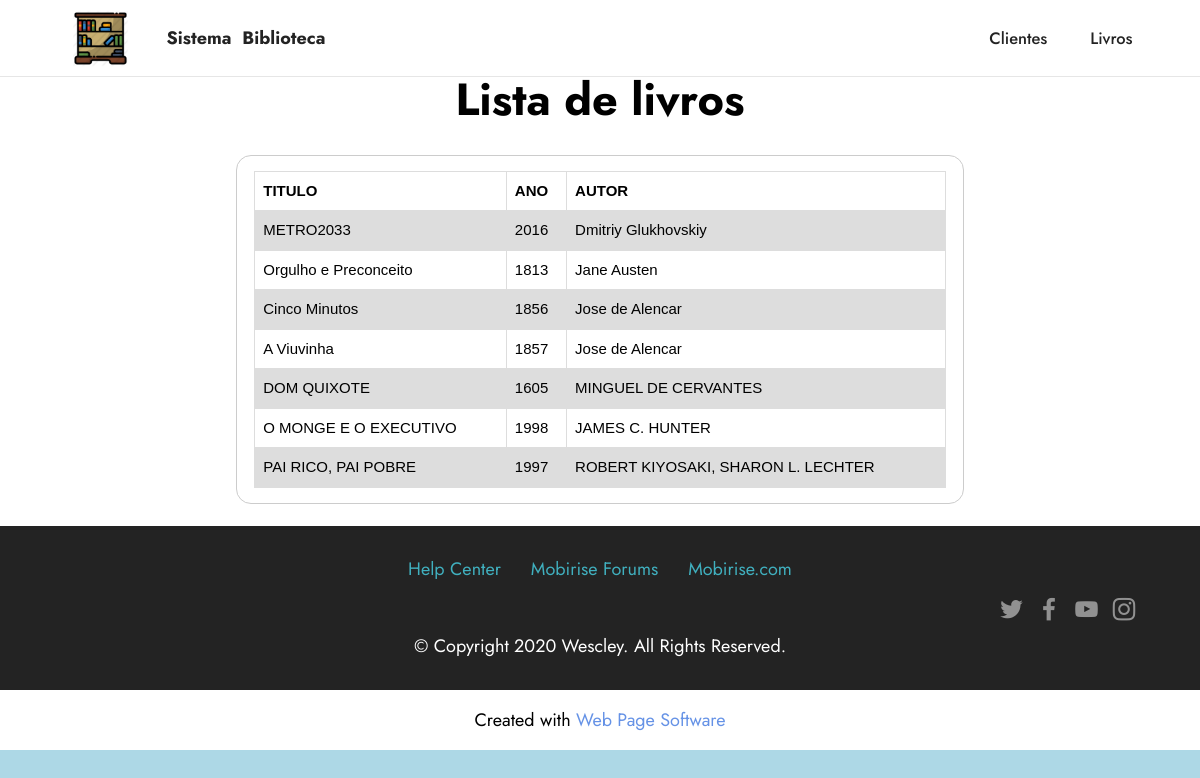
Page /lista_livros/ on the committed database.
### biblioteca/models.py (models this page shows, shortened)
class Livro(models.Model):
    titulo = models.CharField('Titulo', max_length=250)
    ano = models.IntegerField('Ano de lancamento')
    autor = models.CharField('Autor', max_length=250)

### biblioteca/views.py (the view)
# urls.py: path('lista_livros/',ListaLivro, name="lista_livros" ),
def ListaLivro(request):
    livros=Livro.objects.all()
    return render(request, 'lista_livros.html', {'livros': livros})

### templates/lista_livros.html (shortened to what this page needs)
<!DOCTYPE html>
<html  >
    <head>
    {% load static %}
    <link href="{% static "assets/bootstrap/css/bootstrap.min.css" %}" rel="stylesheet">
    <link href="{% static "assets/bootstrap/css/bootstrap-reboot.min.css" %}" rel="stylesheet">
    <link href="{% static "assets/parallax/jarallax.css" %}" rel="stylesheet">
    <link href="{% static "assets/dropdown/css/style.css" %}" rel="stylesheet">
    <link href="{% static "assets/socicon/css/styles.css" %}" rel="stylesheet">
    <link href="{% static "assets/theme/css/style.css" %}" rel="stylesheet">
    <link href="{% static "assets/theme/css/style.css" %}" rel="stylesheet">
    <link href="{% static "css/style.css" %}" rel="stylesheet">
    <link rel="stylesheet" href="{% static "assets/mobirise/css/mbr-additional.css" %}" type="text/css">
    </head>
    <body>
        <section data-bs-version="5.1" class="menu cid-s48OLK6784" once="menu" id="menu1-h">
            <nav class="navbar navbar-dropdown navbar-fixed-top navbar-expand-lg">
                <div class="container">
                    <div class="navbar-brand">
                        <span class="navbar-logo">
                            <a href="{% url 'index' %}">
                                {% load static %}
                                <img src = "{% static 'assets/images/logo.png' %}" alt="Home" style="height: 3.8rem;">
                            </a>
                        </span>
                        <span class="navbar-caption-wrap"><a class="navbar-caption text-black display-7" href="{% url 'index' %}">Sistema&nbsp; Biblioteca</a></span>
                    </div>
                    <div class="collapse navbar-collapse" id="navbarSupportedContent">
                        <ul class="navbar-nav nav-dropdown nav-right" data-app-modern-menu="true">
                            <li class="nav-item">
                                <a class="nav-link link text-black display-4" href="{% url 'lista_clientes' %}">Clientes</a>
                            </li>
                            <li class="nav-item">
                                <a class="nav-link link text-black display-4" href="{% url 'lista_livros' %}">Livros</a>
                            </li>
                        </ul>
                    </div>
                </div>
            </nav>
        </section>
    <section data-bs-version="5.1" class="form8 cid-teMR7a7reS" id="form8-n">
      <div class="container">
          <div class="mbr-section-head">
              <h3 class="mbr-section-title mbr-fonts-style align-center mb-0 display-2">
                  <strong>Lista de livros</strong>
              </h3>
          </div>
          <div class="row justify-content-center mt-4">
              <div class="col-lg-8 mx-auto mbr-form" data-form-type="formoid">
                <form method="POST" class="mbr-form form-with-styler mx-auto" data-form-title="Form Name">
                    <div class="dragArea row">
                        <form>
                            <div >
                                <table >
                                    <tr>
                                        <th>TITULO</th>
                                        <th>ANO</th>
                                        <th>AUTOR</th>
                                    </tr>
                                    {% for obj in livros %}
                                    <tr>
                                        <td>{{ obj.titulo }}</td>
                                        <td>{{ obj.ano }}</td>
                                        <td>{{ obj.autor }}</td>
                                    </tr>
                                {% endfor %}
                                </table>
                            </div>
                        </form>
                    </div>
                    <br>
              </div>
          </div>
      </div>
    </section>
    <section data-bs-version="5.1" class="footer3 cid-s48P1Icc8J" once="footers" id="footer3-i">
        <div class="container">
            <div class="media-container-row align-center mbr-white">
                <div class="row row-links">
                    <ul class="foot-menu">
                        <li class="foot-menu-item mbr-fonts-style display-7">
                            <a href="https://mobirise.com/help/" class="text-success">Help Center</a>
                        </li>
                        <li class="foot-menu-item mbr-fonts-style display-7">
                            <a href="http://forums.mobirise.com/" class="text-success">Mobirise Forums</a>
                        </li>
                        <li class="foot-menu-item mbr-fonts-style display-7">
                            <a href="https://mobirise.com/" class="text-success">Mobirise.com</a>
                        </li>
                    </ul>
                </div>
                <div class="row social-row">
                    <div class="social-list align-right pb-2">
                        <div class="soc-item">
                                <a href="https://twitter.com/mobirise" target="_blank">
                                    <span class="socicon-twitter socicon mbr-iconfont mbr-iconfont-social"></span>
                                </a>
                            </div>
                            <div class="soc-item">
                                <a href="https://www.facebook.com/pages/Mobirise/1616226671953247" target="_blank">
                                    <span class="socicon-facebook socicon mbr-iconfont mbr-iconfont-social"></span>
                                </a>
                            </div><div class="soc-item">
                                <a href="https://www.youtube.com/" target="_blank">
                                    <span class="socicon-youtube socicon mbr-iconfont mbr-iconfont-social"></span>
                                </a>
                            </div><div class="soc-item">
                                <a href="https://instagram.com/wescleye" target="_blank">
                                    <span class="mbr-iconfont mbr-iconfont-social socicon-instagram socicon"></span>
                                </a>
                            </div>
                        </div>
                    </div>
                <div class="row row-copirayt">
                    <p class="mbr-text mb-0 mbr-fonts-style mbr-white align-center display-7">
                        © Copyright 2020 Wescley. All Rights Reserved.
                    </p>
                </div>
            </div>
        </div>
    </section>
    <section class="display-7" style="padding: 0;align-items: center;justify-content: center;flex-wrap: wrap;    align-content: center;display: flex;position: relative;height: 4rem;">
        <a href="https://mobiri.se/2849055" style="flex: 1 1;height: 4rem;position: absolute;width: 100%;z-index: 1;">
        <img alt="" style="height: 4rem;"></a>
        <p style="margin: 0;text-align: center;" class="display-7">Created with &#8204;</p>
        <a style="z-index:1" href="//localhost:8000"> Web Page  Software</a>
    </section>
    {% load static %}
  </body>
</html>

### static/assets/dropdown/css/style.css (style rules this page uses)
.navbar-dropdown { left: 0; padding: 0; position: absolute; right: 0; top: 0; transition: all 0.45s ease; z-index: 1030; background: #f1f1f1; }
.navbar-dropdown .navbar-logo { margin-right: 0.8rem; transition: margin 0.3s ease-in-out; vertical-align: middle; }
.navbar-dropdown .navbar-logo img { height: 3.125rem; transition: all 0.3s ease-in-out; }
.navbar-dropdown .navbar-caption { font-weight: 700; white-space: normal; vertical-align: -4px; line-height: 3.125rem !important; }
.navbar-dropdown .navbar-caption, .navbar-dropdown .navbar-caption:hover { color: inherit; text-decoration: none; }
.navbar-dropdown.navbar-fixed-top { position: fixed; }
.navbar-dropdown .navbar-brand span { vertical-align: -4px; }
.nav-dropdown { font-size: 0.75rem; font-weight: 500; height: auto !important; }
.nav-dropdown .link { margin: .667em 1.667em; font-weight: 500; padding: 0; transition: color .2s ease-in-out; }
.nav-dropdown .link::after, .nav-dropdown .dropdown-item::after { color: inherit; }

### static/assets/theme/css/style.css (style rules this page uses)
section { background-color: #ffffff; }
body { font-style: normal; line-height: 1.5; font-weight: 400; color: #232323; position: relative; }
section, .container, .container-fluid { position: relative; word-wrap: break-word; }
a { font-style: normal; font-weight: 400; cursor: pointer; }
a, a:hover { text-decoration: none; }
.mbr-section-title { font-style: normal; line-height: 1.3; }
.mbr-text { font-style: normal; line-height: 1.7; }
h1, h2, h3, h4, h5, h6, .display-1, .display-2, .display-4, .display-5, .display-7, span, p, a { line-height: 1; word-break: break-word; word-wrap: break-word; font-weight: 400; }
b, strong { font-weight: bold; }
section { background-position: 50% 50%; background-repeat: no-repeat; background-size: cover; }
.mbr-white { color: #ffffff; }
.align-center { text-align: center; }
.align-right { text-align: right; }
.media-container-row { display: flex; flex-direction: row; flex-wrap: wrap; justify-content: center; align-content: center; align-items: start; }
@media (min-width: 992px) { .media-container-row { flex-wrap: nowrap; } }
img, iframe { display: block; width: 100%; }
.menu .navbar-brand { display: -webkit-flex; }
.menu .navbar-brand span { display: flex; display: -webkit-flex; }
.menu .navbar-brand .navbar-caption-wrap { display: -webkit-flex; }
.menu .navbar-brand .navbar-logo img { display: -webkit-flex; width: auto; }
@media (min-width: 992px) { .menu .navbar-nav.nav-dropdown { display: -webkit-flex; } }
.navbar { display: -webkit-flex; -webkit-flex-wrap: wrap; -webkit-align-items: center; -webkit-justify-content: space-between; }
.navbar-collapse { -webkit-flex-basis: 100%; -webkit-flex-grow: 1; -webkit-align-items: center; }
.nav-dropdown .link { padding: 0.667em 1.667em !important; margin: 0 !important; }
.row { display: -webkit-flex; -webkit-flex-wrap: wrap; }
.justify-content-center { -webkit-justify-content: center; }
html, body { height: auto; min-height: 100vh; }
form .row { margin-left: -0.6rem; margin-right: -0.6rem; }
ul, ol, pre, blockquote { margin-bottom: 2.3125rem; }
.mt-4 { margin-top: 2rem !important; }
@media (min-width: 992px) { .container { padding-left: 16px; padding-right: 16px; } }
@media (min-width: 992px) { .row { margin-left: -16px; margin-right: -16px; } }
@media (min-width: 992px) { .row > [class*=col] { padding-left: 16px; padding-right: 16px; } }

### static/css/style.css (style rules this page uses)
body { text-align: center; background-color: lightblue; font-family: Verdana, Arial, helvetica san-serif; font-size: 24px; color: #000000; }
table { font-family: arial, sans-serif; border-collapse: collapse; width: 100%; }
td, th { border: 1px solid #dddddd; text-align: left; padding: 8px; }
tr:nth-child(even) { background-color: #dddddd; }
form { margin: 0 auto; padding: 1em; border: 1px solid #CCC; border-radius: 1em; }
html { box-sizing: border-box }
*, *:before, *:after { box-sizing: inherit }
html { -ms-text-size-adjust: 100%; -webkit-text-size-adjust: 100% }
body { margin: 0 }
article, aside, details, figcaption, figure, footer, header, main, menu, nav, section, summary { display: block }
a { background-color: transparent; -webkit-text-decoration-skip: objects }
img { border-style: none }
html, body { font-family: Verdana, sans-serif; font-size: 15px; line-height: 1.5 }
html { overflow-x: hidden }
h3 { font-size: 24px }
h1, h2, h3, h4, h5, h6 { font-family: "Segoe UI", Arial, sans-serif; font-weight: 400; margin: 10px 0 }
img { vertical-align: middle }
a { color: inherit }

### rows in the picture
Livro: titulo "METRO2033", ano "2016", autor "Dmitriy Glukhovskiy"
Livro: titulo "Orgulho e Preconceito", ano "1813", autor "Jane Austen"
Livro: titulo "Cinco Minutos", ano "1856", autor "Jose de Alencar"
Livro: titulo "A Viuvinha", ano "1857", autor "Jose de Alencar"
Livro: titulo "DOM QUIXOTE", ano "1605", autor "MINGUEL DE CERVANTES"
Livro: titulo "O MONGE E O EXECUTIVO", ano "1998", autor "JAMES C. HUNTER"
Livro: titulo "PAI RICO, PAI POBRE", ano "1997", autor "ROBERT KIYOSAKI, SHARON L. LECHTER"
